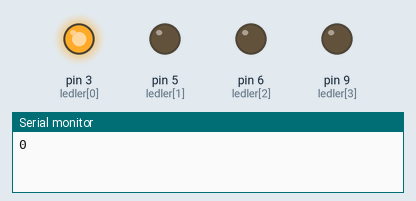
Bench run of a sketch on a simulated Arduino Uno, built with avr-gcc and run on an emulated ATmega328P. On the bench: output pins drawn as LEDs (lit = HIGH), the last lines printed to the serial monitor.

Above: at 0.15 s.
At 0.75 s:
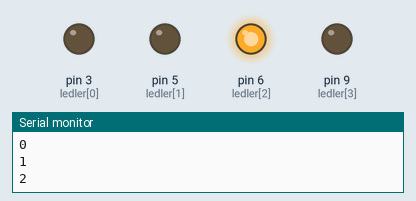
At 1.65 s:
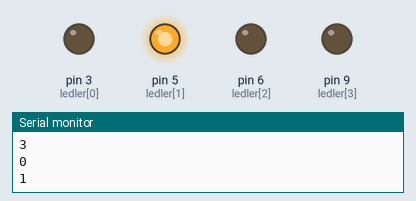
At 2.25 s:
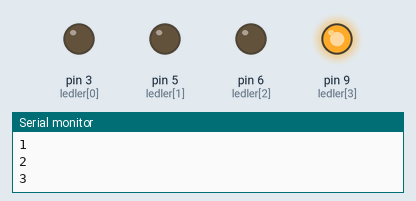
Timing chart, 0 to 3.0 s (numbered marks = the images above):
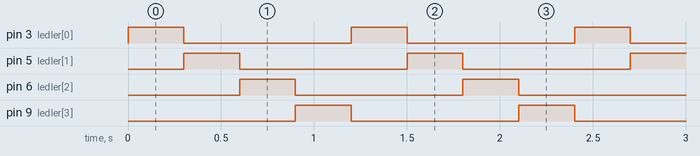

The sketch:

bozuk1_yanlisSinir.ino
```cpp
/*
  ak0199 — çözüm 1/3: yanlış sınırlı for

  HATA: for (int i = 0; i < 3; i++) — 4 LED varken sınır 3 yazılmış (ledSayisi
  yerine sabit 3). ledler[3] (pin 9) döngüye hiç girmiyor, o LED hiç yanmıyor.

  NASIL BULUNDU: Şüpheli satırın (döngünün) yanına Serial.println(i); eklenip
  Seri Monitör'de en büyük i değeri gözlendi — ekranda 0, 1, 2 görülüp bir daha
  hiç 3 görünmedi. Dizinin son indeksi (ledSayisi - 1 = 3) beklenirken en büyük
  değerin 2'de kalması farkı gösterdi.

  DÜZELTME: 3 -> ledSayisi (ya da i <= 3).
*/

const int ledSayisi = 4;
const int ledler[4] = {3, 5, 6, 9};

void setup() {
  Serial.begin(9600);
  for (int i = 0; i < ledSayisi; i++) {
    pinMode(ledler[i], OUTPUT);
  }
}

void loop() {
  for (int i = 0; i < ledSayisi; i++) {
    Serial.println(i); // hatayı bulmak için eklenen satır — kalabilir
    digitalWrite(ledler[i], HIGH);
    delay(300);
    digitalWrite(ledler[i], LOW);
  }
}
```

Measured:
- by itself, pin 3 (ledler[0]), pin 5 (ledler[1]), pin 6 (ledler[2]), pin 9 (ledler[3]): alternates HIGH for 0.30 s and LOW for 0.90 s
- by itself, everything shown: repeats every 1.2 s, in 5 steps
